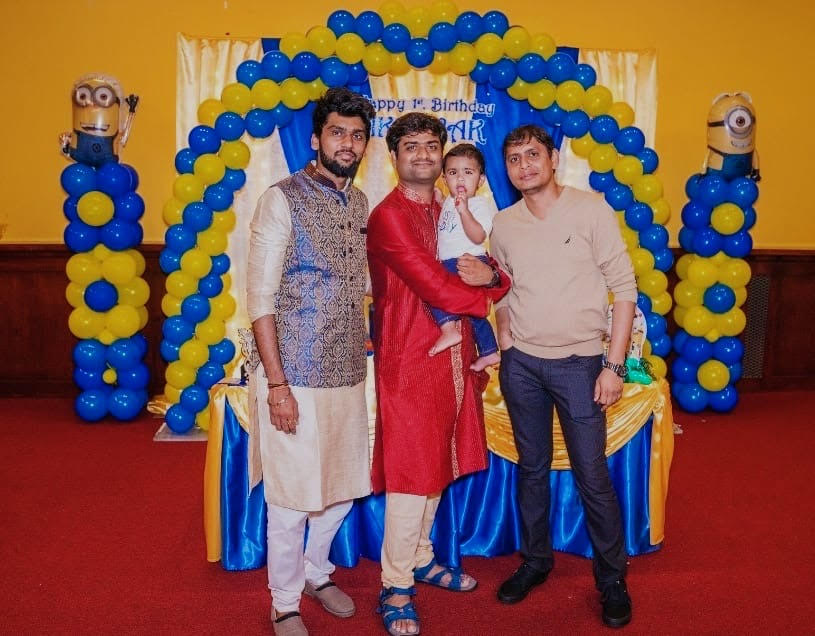
#> input picture py-images/birthday.jpg, 815 x 636 px
$ python detect_faces.py
#> lines starting #> are read from the running program, lines starting #| are printed output that depends on the picture; after the words box and inside, x2 and y2 are one past the last pixel; in counts of white or black regions, pixels touching at a corner belong together
import cv2

face_cascade=cv2.CascadeClassifier("haarcascade_frontalface_default.xml")
img=cv2.imread("birthday.jpg")
#> img is the input picture: shape (636, 815, 3); mean B, G, R 73.2, 85, 129.5
gray_img=cv2.cvtColor(img, cv2.COLOR_BGR2GRAY)
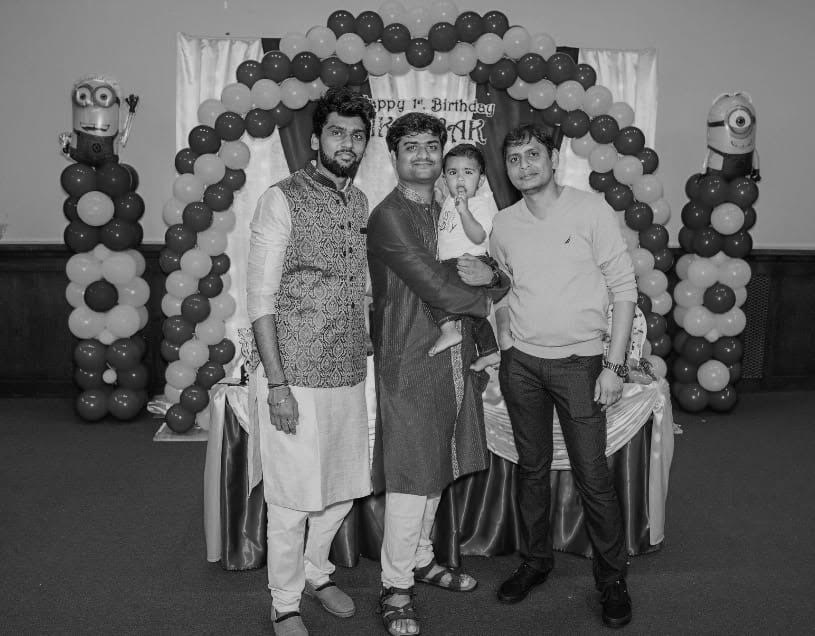
#> gray_img: shape (636, 815); min 0, max 225, mean 97
faces=face_cascade.detectMultiScale(gray_img, scaleFactor=1.5,
minNeighbors=5)
#> faces = [[444, 158, 36, 36], [319, 113, 54, 54], [395, 126, 54, 54], [499, 136, 54, 54]]

for x, y, w, h in faces:
    img=cv2.rectangle(img, (x,y), (x+w, y+h), (0, 255, 0), 3)
#> this loop made 4 passes
#> pass 1, `img=cv2.rectangle(img, (x,y), (x+w, y+h), (0, 255, 0), 3)`:
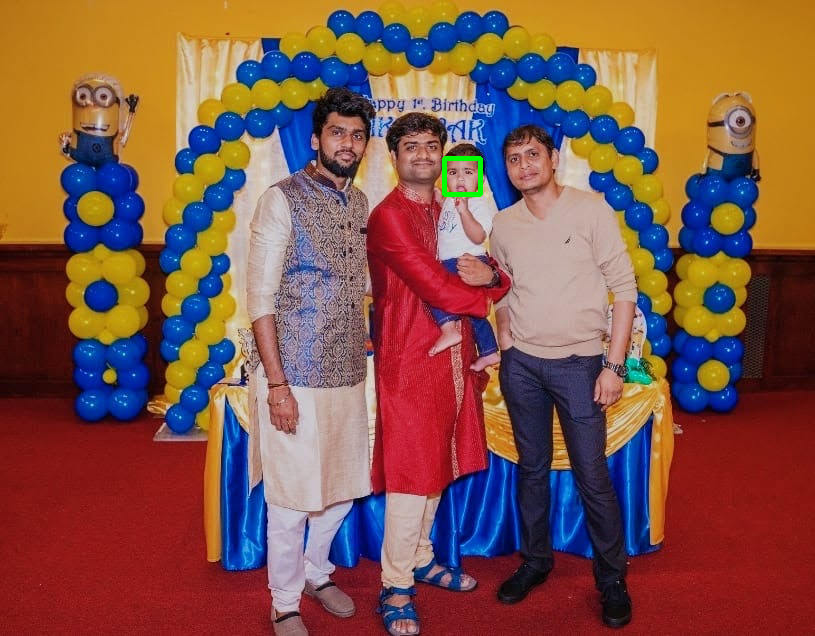
#> img: shape (636, 815, 3); 0.14% of pixels changed, all inside (x1, y1, x2, y2) = (442, 156, 483, 197)
#> pass 2, `img=cv2.rectangle(img, (x,y), (x+w, y+h), (0, 255, 0), 3)`:
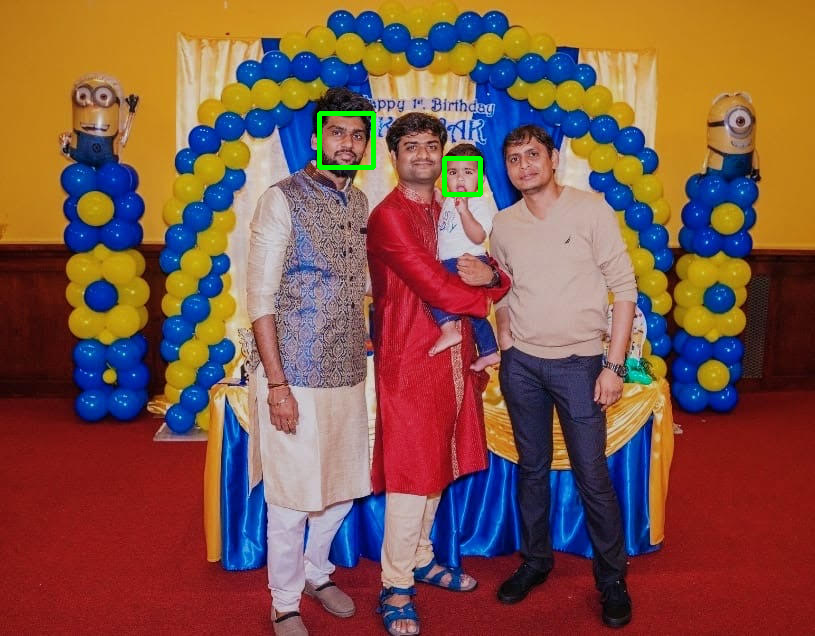
#> img: shape (636, 815, 3); 0.21% of pixels changed, all inside (x1, y1, x2, y2) = (317, 111, 376, 170)
#> pass 3, `img=cv2.rectangle(img, (x,y), (x+w, y+h), (0, 255, 0), 3)`:
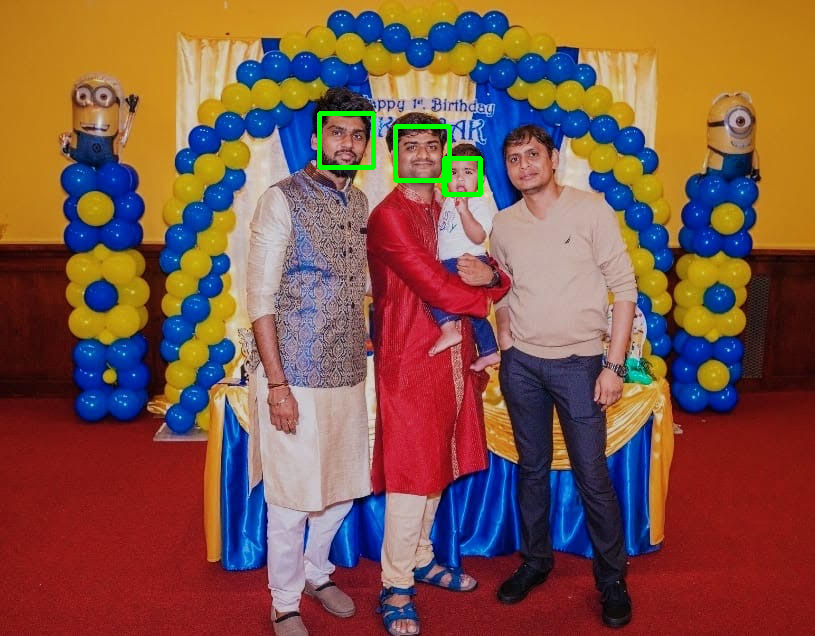
#> img: shape (636, 815, 3); 0.2% of pixels changed, all inside (x1, y1, x2, y2) = (393, 124, 452, 183)
#> after the loop:
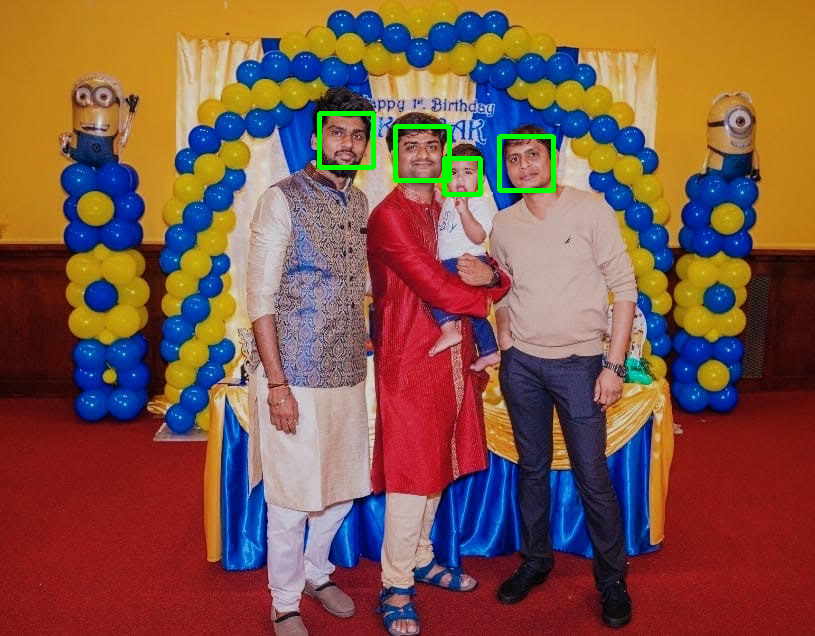
#> img: shape (636, 815, 3); 0.21% of pixels changed, all inside (x1, y1, x2, y2) = (497, 134, 556, 193)

print(type(faces))
#| <class 'numpy.ndarray'>
print(faces)
#| [[444 158  36  36]
#|  [319 113  54  54]
#|  [395 126  54  54]
#|  [499 136  54  54]]
resized_image = cv2.resize(img, (int(img.shape[1]/3), int(img.shape[0]/3)))
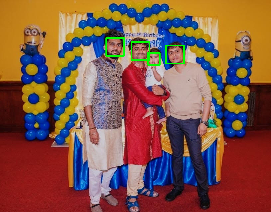
#> resized_image: shape (212, 271, 3); mean B, G, R 72.6, 86.3, 128.7
cv2.imshow("detected faces", resized_image)
cv2.waitKey(0)
cv2.destroyAllWindows()

$ run again, with py-images/chicago_bulls.jpg copied over py-images/birthday.jpg
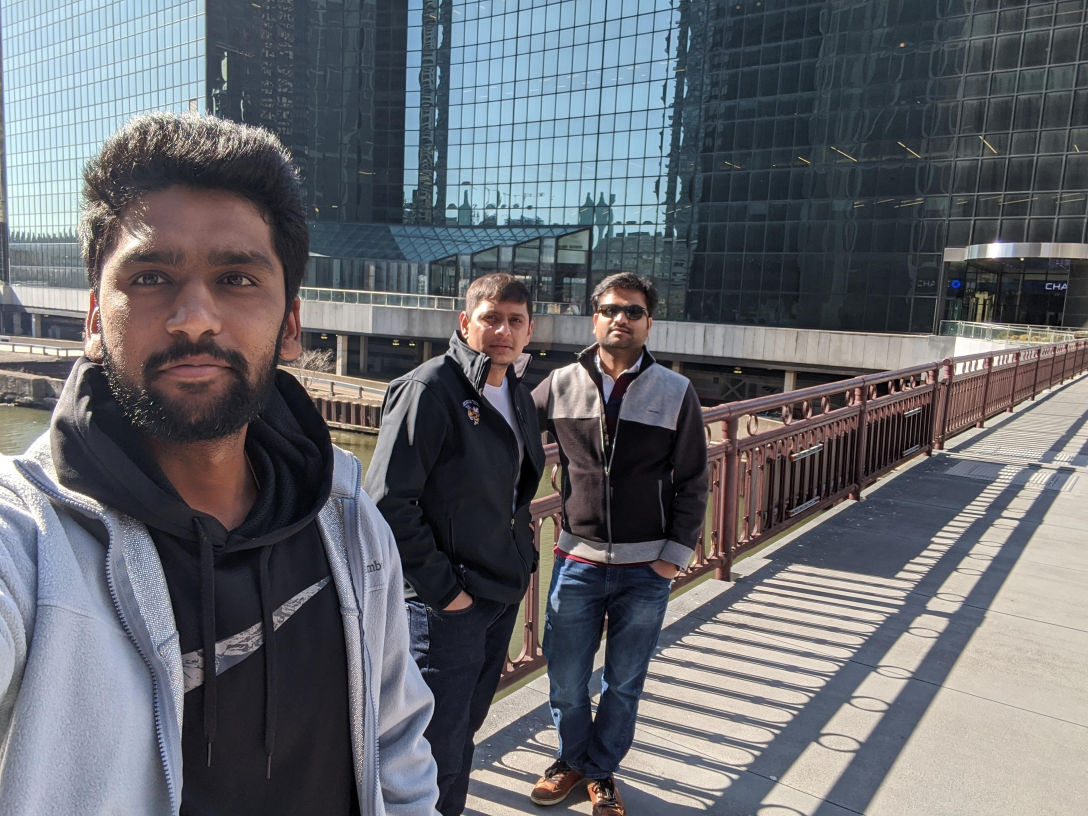
#> input picture py-images/chicago_bulls.jpg, 3264 x 2448 px (shown at 1/3 size)
#> img is the input picture: shape (2448, 3264, 3); mean B, G, R 109.6, 104.1, 102.1
#> `gray_img=cv2.cvtColor(img, cv2.COLOR_BGR2GRAY)`:
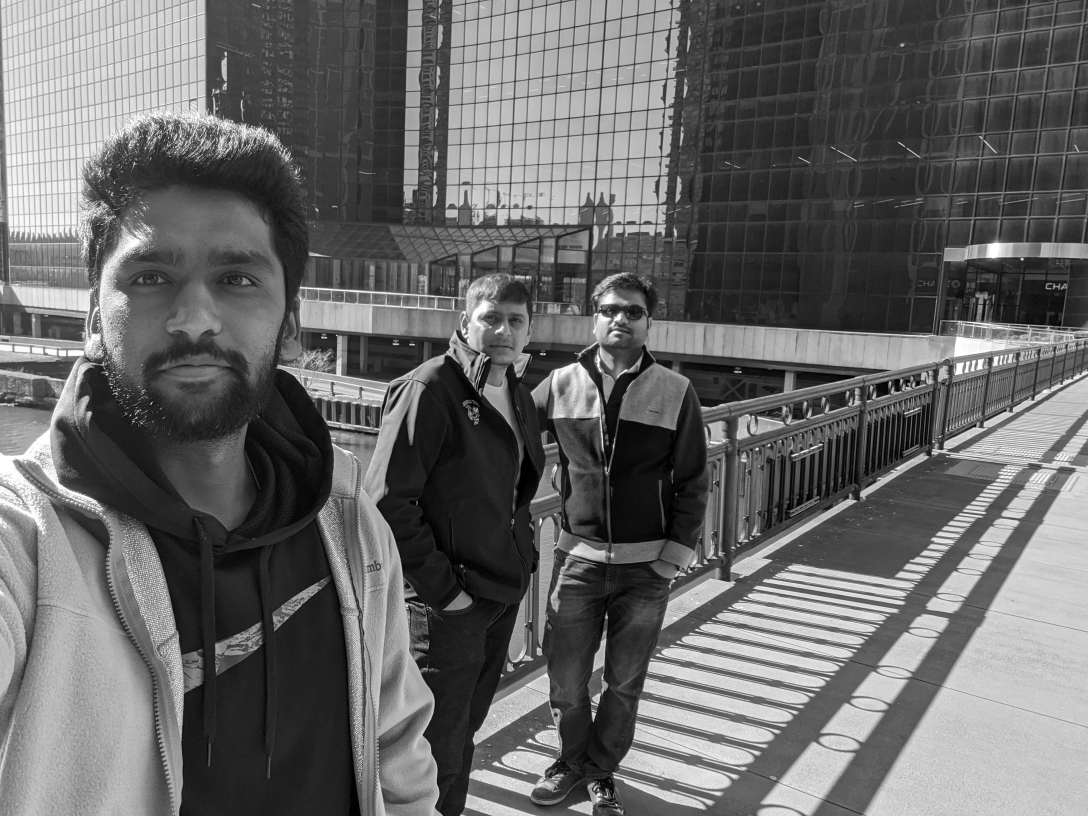
#> gray_img: shape (2448, 3264) (shown at 1/3 size); min 0, max 255, mean 104.2
#> faces = [[1772, 861, 182, 182], [1414, 893, 182, 182], [279, 612, 615, 615]]
#> the loop `for x, y, w, h in faces:` made 3 passes
#| <class 'numpy.ndarray'>
#| [[1772  861  182  182]
#|  [1414  893  182  182]
#|  [ 279  612  615  615]]
#> `resized_image = cv2.resize(img, (int(img.shape[1]/3), int(img.shape[0]..`:
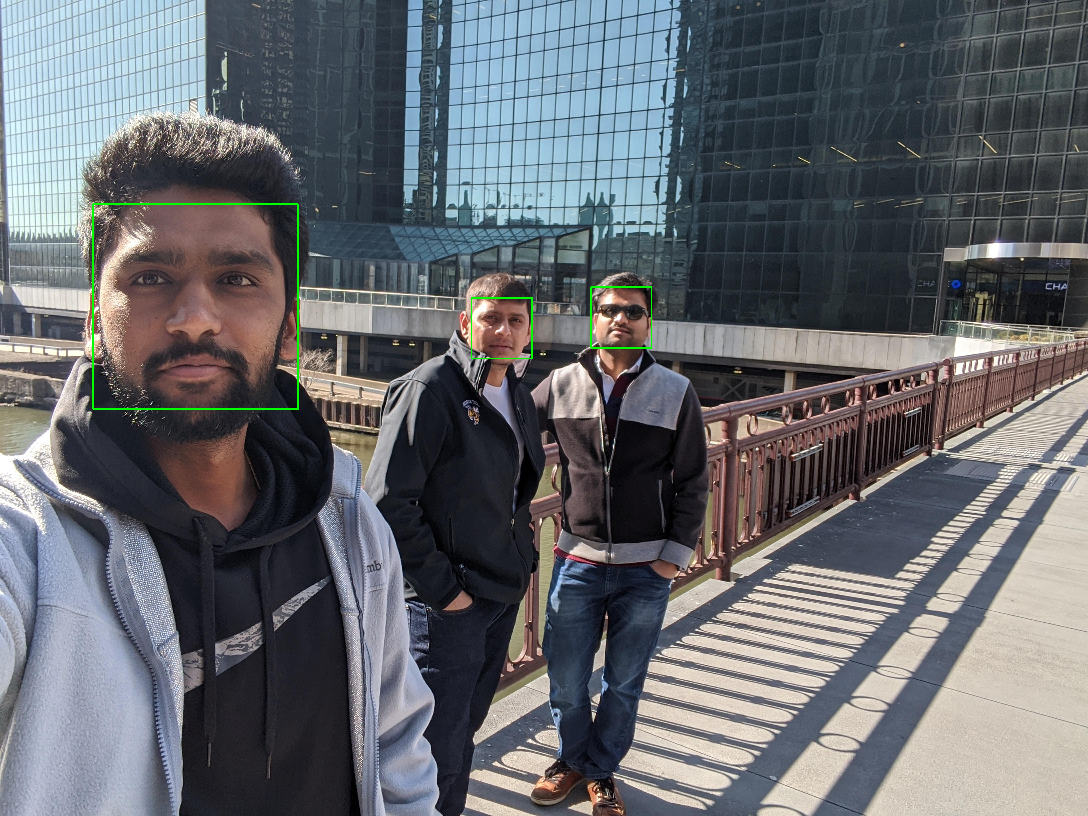
#> resized_image: shape (816, 1088, 3); mean B, G, R 109.4, 104.6, 101.9
